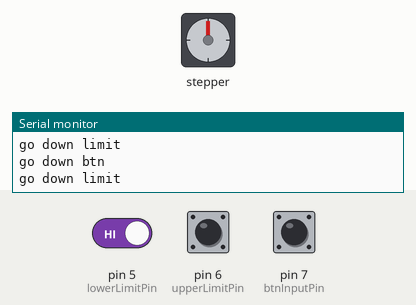
Recording of a sketch running on a simulated Arduino Uno, built with avr-gcc and run on an emulated ATmega328P. Parts: stepper motor, the last lines printed to the serial monitor. The test bench sets the inputs (shaded band); at power-on: pin 7 (btnInputPin) LOW, pin 5 (lowerLimitPin) HIGH, pin 6 (upperLimitPin) LOW. Stepper angles assume 200 steps per turn.

Above: at 1.2 s.
1.3 s: pin 7 (btnInputPin) pulled HIGH for 0.15 s
At 2.6 s:
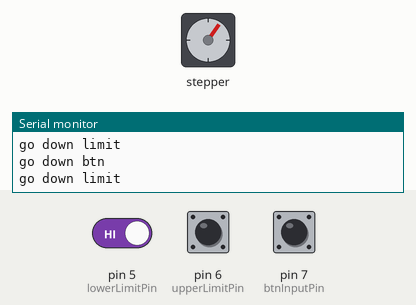
2.9 s: pin 7 (btnInputPin) pulled HIGH for 3.2 s
At 7.1 s:
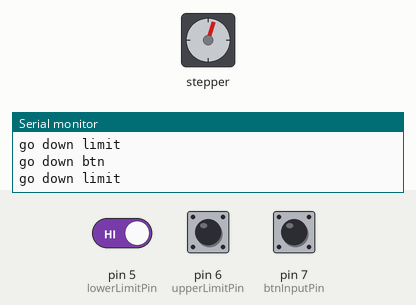
9.1 s: pin 5 (lowerLimitPin) driven LOW
At 9.26 s:
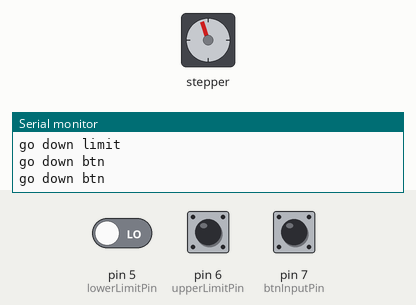
15.1 s: pin 5 (lowerLimitPin) driven HIGH
At 15.1 s:
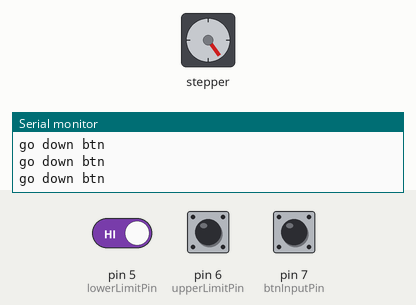
Timing chart, 0 to 17.6 s (numbered marks = the images above; inputs shaded):
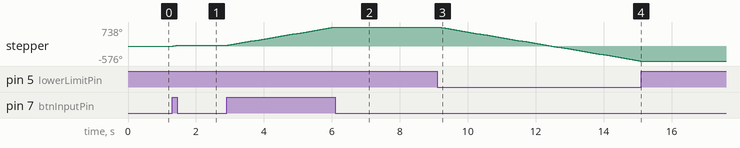

Measured:
- after the input at 1.3 s, stepper: turns 36° clockwise in 0.11 s, starting at once
- after the input at 2.9 s, stepper: turns 702° clockwise in 3.1 s, starting at once
- after the input at 9.1 s, stepper: keeps turning counter-clockwise at about 221°/s, starting at once
- after the input at 15.1 s, stepper: stops changing and stays -576°

The sketch:

R2ATL_Lifter_Controller.ino
```cpp
// R2ATL Lifter controller sketch V 0.1
// Ted Koenig - 11/25/2013

#include <Wire.h>
#include <Adafruit_MotorShield.h>
#include "utility/Adafruit_PWMServoDriver.h"

// Input mode: 0 = button/relay, 1 = I2C
// Edit to match your choice of input mode
const int inputMode = 0;
/**********************************************************************/
//               probably can leave below here alone
/**********************************************************************/

// Create the motor shield object with the default I2C address
Adafruit_MotorShield AFMS = Adafruit_MotorShield();

// Connect a stepper motor with 200 steps per revolution (1.8 degree)
// to motor port #2 (M3 and M4) - This matches the pololu #1200 stepper
Adafruit_StepperMotor *myMotor = AFMS.getStepper(200, 2);

// Button/relay input pin
const int btnInputPin = 7;

// Limit switch pins
const int upperLimitPin = 6;
const int lowerLimitPin = 5;

// Lifter state
boolean lifterShouldBeUp = false;

// Somehow "x" here has become the standard variable name for input I2C event variables
// I dunno man, I just work here....
int x;

void setup() {
  Serial.begin(9600);           // set up Serial library at 9600 bps
  Serial.println("Stepper test!");

  // pin modes
  pinMode(lowerLimitPin, INPUT);
  pinMode(upperLimitPin, INPUT);
  pinMode(btnInputPin, INPUT);

  AFMS.begin();  // create with the default frequency 1.6KHz
  //AFMS.begin(1000);  // OR with a different frequency, say 1KHz
  myMotor->setSpeed(100);  // 10 rpm
  myMotor->release();  // let the motor chill out till somebody tells it what to do.

  //THe motor shield is actually on I2c too locally, hopefully the default address doesnt conflict with anything :-p
  Wire.begin(22);                // join i2c bus with address #22 Periscope & LFS Lifter Module
  Wire.onReceive(receiveEvent); // register event
}

void loop() {
  readInput();
  if(lifterShouldBeUp == true)
  {
    motorUp();
  }
  else
  {
    motorDown();
  }
  delay(50);
}

// Sets the state of the lifter
void readInput()
{
  if(inputMode == 1)
  {
    // Just picking the next two integer values after the ones I used in the relay I2C controller here...
    if (x == 93) {lifterShouldBeUp = true;}
    if (x == 94) {lifterShouldBeUp = false;}
  }
  else //assume 0
  {
    if(digitalRead(btnInputPin) == HIGH)
    {
      Serial.println("go up btn");
      lifterShouldBeUp = true;
    }
    else
    {
      Serial.println("go down btn");
      lifterShouldBeUp = false;
    }
  }
}


void motorUp()
{
  if(digitalRead(upperLimitPin) != HIGH)
  {
     myMotor->step(10, FORWARD, DOUBLE);
  }
  else
  {
     // Do nothing, just stay there and keep the stepper powered.
     Serial.println("go up limit");
  }
}


void motorDown()
{
  // If we haven't hit the lower limit, keep goin down
  if(digitalRead(lowerLimitPin) != HIGH)
  {
     myMotor->step(10, BACKWARD, DOUBLE);
  }
  else
  {
     // We've hit the lower limit, so no need to keep motor power on, just chill...
     Serial.println("go down limit");
     myMotor->release();
  }
}


// receiveEvent function executes whenever data is received from master
// this function is registered as an event, see setup()
void receiveEvent(int howMany) {
   x = Wire.read();    // receive byte as an integer
//    Serial.println(x);         // print the integer - DEBUG CODE
   Serial.print("Received = ");
   Serial.println(x);
}
```
